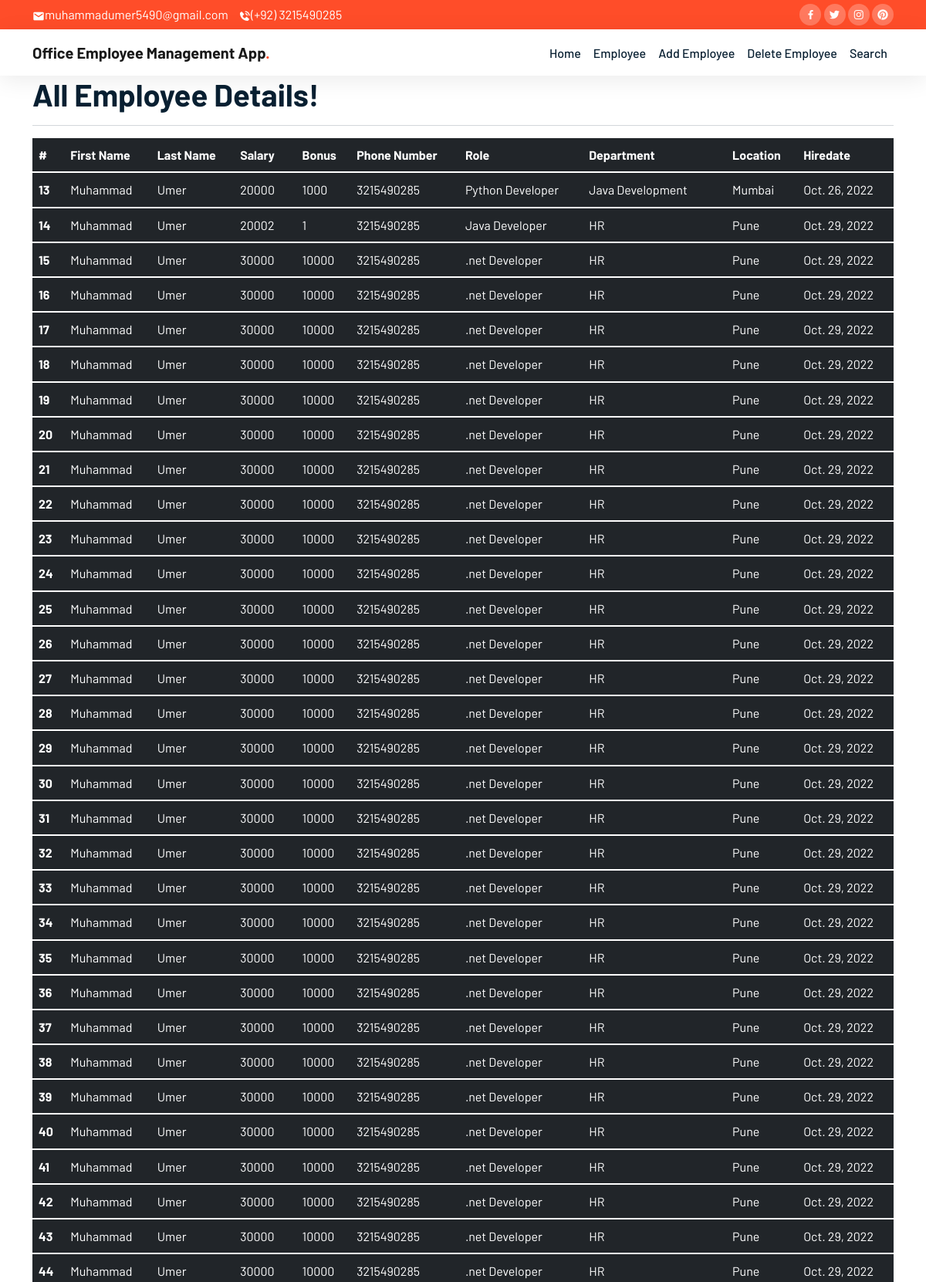
The app's page /all_emp (upper part) with its own data.
### emp_app/models.py (models this page shows, shortened)
class Employee(models.Model):
    first_name = models.CharField(max_length=100, null=False)
    last_name = models.CharField(max_length=100)
    dept = models.ForeignKey(Department, on_delete=models.CASCADE)
    salary = models.IntegerField(default=0)
    bonus = models.IntegerField(default=0)
    role = models.ForeignKey(Role, on_delete=models.CASCADE)
    phone = models.IntegerField(default=0)
    hire_date = models.DateField()
    def __str__(self):
        return "%s %s %s" %(self.first_name, self.last_name, self.phone)

class Role(models.Model):
    name = models.CharField(max_length=100, null=False)

class Department(models.Model):
    name = models.CharField(max_length=100,null=False)
    location = models.CharField(max_length=100)

### emp_app/views.py (the view)
# urls.py: path('all_emp', views.all_emp, name='all_emp'),
def all_emp(request):
    emps = Employee.objects.all()
    context = {
        'emps': emps
    }
    print(context)
    return render(request, 'view_all_emp.html', context)

### emp_app/templates/view_all_emp.html (shortened to what this page needs)
{% load static %}
<!DOCTYPE html>
<html lang="en">
<head>
    <link href='https://unpkg.com/boxicons@2.1.1/css/boxicons.min.css' rel='stylesheet'>
    <link href="https://cdn.jsdelivr.net/npm/bootstrap@5.0.2/dist/css/bootstrap.min.css" rel="stylesheet">
    <link rel="stylesheet" href="css/owl.carousel.min.css">
    <link rel="stylesheet" href="css/bootstrap.min.css">
    <link rel="stylesheet" href="css/style.css">
    <link rel="stylesheet" href="{% static 'css/about.css' %}">
</head>
<body>
<div class="top-nav">
    <div class="container">
        <div class="row justify-content-between">
                <div class="col-auto">
                    <p class="text-white"><i class="bx bxs-envelope text-white"></i>muhammadumer5490@gmail.com</p>
                    <p class="text-white"><i class="bx bxs-phone-call"></i>(+92) 3215490285</p>
                </div>
                <div class="col-auto social-icons">
                    <a href="#"><i class='bx bxl-facebook'></i></a>
                    <a href="#"><i class='bx bxl-twitter'></i></a>
                    <a href="#"><i class='bx bxl-instagram'></i></a>
                    <a href="#"><i class='bx bxl-pinterest'></i></a>
                </div>
        </div>
    </div>
</div>
<nav class="navbar navbar-expand-lg navbar-light bg-white sticky-top">
  <div class="container">
      <a class="navbar-brand" href="#" style="font-size:20px;">Office Employee Management App<span class="dot">.</span></a>
      <div class="collapse navbar-collapse" id="navbarNav">
          <ul class="navbar-nav ms-auto">
              <li class="nav-item">
                  <a class="nav-link" href="{% url 'about' %}">Home</a>
              </li>
              <li class="nav-item">
                  <a class="nav-link" href="all_emp">Employee</a>
              </li>
              <li class="nav-item">
                  <a class="nav-link" href="add_emp">Add Employee</a>
              </li>
              <li class="nav-item">
                  <a class="nav-link" href="remove_emp">Delete Employee</a>
              </li>
              <li class="nav-item">
                  <a class="nav-link" href="filter_emp">Search</a>
              </li>
          </ul>
      </div>
  </div>
</nav>
  <div class="container">
          <h1>All Employee Details!</h1>
      <hr>
     <table class="table table-dark">
  <thead>
    <tr>
      <th scope="col">#</th>
      <th scope="col">First Name</th>
      <th scope="col">Last Name</th>
      <th scope="col">Salary</th>
      <th scope="col">Bonus</th>
      <th scope="col">Phone Number</th>
      <th scope="col">Role</th>
      <th scope="col">Department</th>
      <th scope="col">Location</th>
      <th scope="col">Hiredate</th>
    </tr>
  </thead>
         {% for emp in emps %}
  <tbody>
    <tr>
      <th scope="row">{{emp.id}}</th>
      <td>{{emp.first_name}}</td>
      <td>{{emp.last_name}}</td>
      <td>{{emp.salary}}</td>
      <td>{{emp.bonus}}</td>
      <td>{{emp.phone}}</td>
      <td>{{emp.role.name}}</td>
      <td>{{emp.dept.name}}</td>
      <td>{{emp.dept.location}}</td>
      <td>{{emp.hire_date}}</td>
    </tr>
  </tbody>
         {% endfor %}
</table>
  </div>
</body>
</html>

### emp_app/static/css/style.css (style rules this page uses)
:root { --brand: #ff4d29; --dark: #092032; --body: #516171; --border: rgba(0,0,0,0.08); --shadow: 0px 6px 30px rgba(0, 0, 0, 0.08); }
body { font-family: "Barlow", sans-serif; color: var(--body); line-height: 1.7; }
h1,h2,h3,h4,h5,h6, .display-1,.display-2,.display-3,.display-4 { font-weight: 700; color: var(--dark); }
a { color: var(--dark); transition: all 0.4s ease; font-weight: 500; }
.top-nav { background-color: var(--brand); color: #fff; padding-top: 5px; padding-bottom: 5px; }
.top-nav p { display: inline-block; margin-bottom: 0; margin-right: 10px; }
.top-nav span, .top-nav i { vertical-align: middle; }
.navbar { box-shadow: var(--shadow); }
.social-icons a { width: 28px; height: 28px; display: inline-flex; color: #fff; background-color: rgba(255, 255, 255, 0.25); text-decoration: none; align-items: center; justify-content: center; border-radius: 100px; text-align: end; }
.navbar .navbar-nav .nav-link { color: var(--dark); }
.navbar-brand { font-size: 28px; font-weight: 700; }
.navbar-brand .dot { color: var(--brand); }

### emp_app/static/css/about.css (style rules this page uses)
:root { --brand: #ff4d29; --dark: #092032; --body: #516171; --border: rgba(0,0,0,0.08); --shadow: 0px 6px 30px rgba(0, 0, 0, 0.08); }
body { font-family: "Barlow", sans-serif; color: var(--body); line-height: 1.7; }
.top-nav { background-color: var(--brand); color: #fff; padding-top: 5px; padding-bottom: 5px; }
.top-nav p { display: inline-block; margin-bottom: 0; margin-right: 10px; }
.top-nav span, .top-nav i { vertical-align: middle; }
.social-icons a { width: 28px; height: 28px; display: inline-flex; color: #fff; background-color: rgba(255, 255, 255, 0.25); text-decoration: none; align-items: center; justify-content: center; border-radius: 100px; text-align: end; }
.navbar .navbar-nav .nav-link { color: var(--dark); }
.navbar-brand { font-size: 28px; font-weight: 700; }
.navbar-brand .dot { color: var(--brand); }
.navbar { box-shadow: var(--shadow); }
h1,h2,h3,h4,h5,h6, .display-1,.display-2,.display-3,.display-4 { font-weight: 700; color: var(--dark); }
a { color: var(--dark); transition: all 0.4s ease; font-weight: 500; }

### records on screen
Employee: id "13", first_name "Muhammad", last_name "Umer", salary "20000", bonus "1000", phone "3215490285", role.name "Python Developer", dept.name "Java Development", dept.location "Mumbai", hire_date "Oct. 26, 2022"
Employee: id "14", first_name "Muhammad", last_name "Umer", salary "20002", bonus "1", phone "3215490285", role.name "Java Developer", dept.name "HR", dept.location "Pune", hire_date "Oct. 29, 2022"
Employee: id "15", first_name "Muhammad", last_name "Umer", salary "30000", bonus "10000", phone "3215490285", role.name ".net Developer", dept.name "HR", dept.location "Pune", hire_date "Oct. 29, 2022"
Employee: id "16", first_name "Muhammad", last_name "Umer", salary "30000", bonus "10000", phone "3215490285", role.name ".net Developer", dept.name "HR", dept.location "Pune", hire_date "Oct. 29, 2022"
Employee: id "17", first_name "Muhammad", last_name "Umer", salary "30000", bonus "10000", phone "3215490285", role.name ".net Developer", dept.name "HR", dept.location "Pune", hire_date "Oct. 29, 2022"
Employee: id "18", first_name "Muhammad", last_name "Umer", salary "30000", bonus "10000", phone "3215490285", role.name ".net Developer", dept.name "HR", dept.location "Pune", hire_date "Oct. 29, 2022"
Employee: id "19", first_name "Muhammad", last_name "Umer", salary "30000", bonus "10000", phone "3215490285", role.name ".net Developer", dept.name "HR", dept.location "Pune", hire_date "Oct. 29, 2022"
Employee: id "20", first_name "Muhammad", last_name "Umer", salary "30000", bonus "10000", phone "3215490285", role.name ".net Developer", dept.name "HR", dept.location "Pune", hire_date "Oct. 29, 2022"
Employee: id "21", first_name "Muhammad", last_name "Umer", salary "30000", bonus "10000", phone "3215490285", role.name ".net Developer", dept.name "HR", dept.location "Pune", hire_date "Oct. 29, 2022"
Employee: id "22", first_name "Muhammad", last_name "Umer", salary "30000", bonus "10000", phone "3215490285", role.name ".net Developer", dept.name "HR", dept.location "Pune", hire_date "Oct. 29, 2022"
Employee: id "23", first_name "Muhammad", last_name "Umer", salary "30000", bonus "10000", phone "3215490285", role.name ".net Developer", dept.name "HR", dept.location "Pune", hire_date "Oct. 29, 2022"
Employee: id "24", first_name "Muhammad", last_name "Umer", salary "30000", bonus "10000", phone "3215490285", role.name ".net Developer", dept.name "HR", dept.location "Pune", hire_date "Oct. 29, 2022"
Employee: id "25", first_name "Muhammad", last_name "Umer", salary "30000", bonus "10000", phone "3215490285", role.name ".net Developer", dept.name "HR", dept.location "Pune", hire_date "Oct. 29, 2022"
Employee: id "26", first_name "Muhammad", last_name "Umer", salary "30000", bonus "10000", phone "3215490285", role.name ".net Developer", dept.name "HR", dept.location "Pune", hire_date "Oct. 29, 2022"
Employee: id "27", first_name "Muhammad", last_name "Umer", salary "30000", bonus "10000", phone "3215490285", role.name ".net Developer", dept.name "HR", dept.location "Pune", hire_date "Oct. 29, 2022"
Employee: id "28", first_name "Muhammad", last_name "Umer", salary "30000", bonus "10000", phone "3215490285", role.name ".net Developer", dept.name "HR", dept.location "Pune", hire_date "Oct. 29, 2022"
Employee: id "29", first_name "Muhammad", last_name "Umer", salary "30000", bonus "10000", phone "3215490285", role.name ".net Developer", dept.name "HR", dept.location "Pune", hire_date "Oct. 29, 2022"
Employee: id "30", first_name "Muhammad", last_name "Umer", salary "30000", bonus "10000", phone "3215490285", role.name ".net Developer", dept.name "HR", dept.location "Pune", hire_date "Oct. 29, 2022"
Employee: id "31", first_name "Muhammad", last_name "Umer", salary "30000", bonus "10000", phone "3215490285", role.name ".net Developer", dept.name "HR", dept.location "Pune", hire_date "Oct. 29, 2022"
Employee: id "32", first_name "Muhammad", last_name "Umer", salary "30000", bonus "10000", phone "3215490285", role.name ".net Developer", dept.name "HR", dept.location "Pune", hire_date "Oct. 29, 2022"
Employee: id "33", first_name "Muhammad", last_name "Umer", salary "30000", bonus "10000", phone "3215490285", role.name ".net Developer", dept.name "HR", dept.location "Pune", hire_date "Oct. 29, 2022"
Employee: id "34", first_name "Muhammad", last_name "Umer", salary "30000", bonus "10000", phone "3215490285", role.name ".net Developer", dept.name "HR", dept.location "Pune", hire_date "Oct. 29, 2022"
Employee: id "35", first_name "Muhammad", last_name "Umer", salary "30000", bonus "10000", phone "3215490285", role.name ".net Developer", dept.name "HR", dept.location "Pune", hire_date "Oct. 29, 2022"
Employee: id "36", first_name "Muhammad", last_name "Umer", salary "30000", bonus "10000", phone "3215490285", role.name ".net Developer", dept.name "HR", dept.location "Pune", hire_date "Oct. 29, 2022"
Employee: id "37", first_name "Muhammad", last_name "Umer", salary "30000", bonus "10000", phone "3215490285", role.name ".net Developer", dept.name "HR", dept.location "Pune", hire_date "Oct. 29, 2022"
Employee: id "38", first_name "Muhammad", last_name "Umer", salary "30000", bonus "10000", phone "3215490285", role.name ".net Developer", dept.name "HR", dept.location "Pune", hire_date "Oct. 29, 2022"
Employee: id "39", first_name "Muhammad", last_name "Umer", salary "30000", bonus "10000", phone "3215490285", role.name ".net Developer", dept.name "HR", dept.location "Pune", hire_date "Oct. 29, 2022"
Employee: id "40", first_name "Muhammad", last_name "Umer", salary "30000", bonus "10000", phone "3215490285", role.name ".net Developer", dept.name "HR", dept.location "Pune", hire_date "Oct. 29, 2022"
Employee: id "41", first_name "Muhammad", last_name "Umer", salary "30000", bonus "10000", phone "3215490285", role.name ".net Developer", dept.name "HR", dept.location "Pune", hire_date "Oct. 29, 2022"
Employee: id "42", first_name "Muhammad", last_name "Umer", salary "30000", bonus "10000", phone "3215490285", role.name ".net Developer", dept.name "HR", dept.location "Pune", hire_date "Oct. 29, 2022"
Employee: id "43", first_name "Muhammad", last_name "Umer", salary "30000", bonus "10000", phone "3215490285", role.name ".net Developer", dept.name "HR", dept.location "Pune", hire_date "Oct. 29, 2022"
Employee: id "44", first_name "Muhammad", last_name "Umer", salary "30000", bonus "10000", phone "3215490285", role.name ".net Developer", dept.name "HR", dept.location "Pune", hire_date "Oct. 29, 2022"
